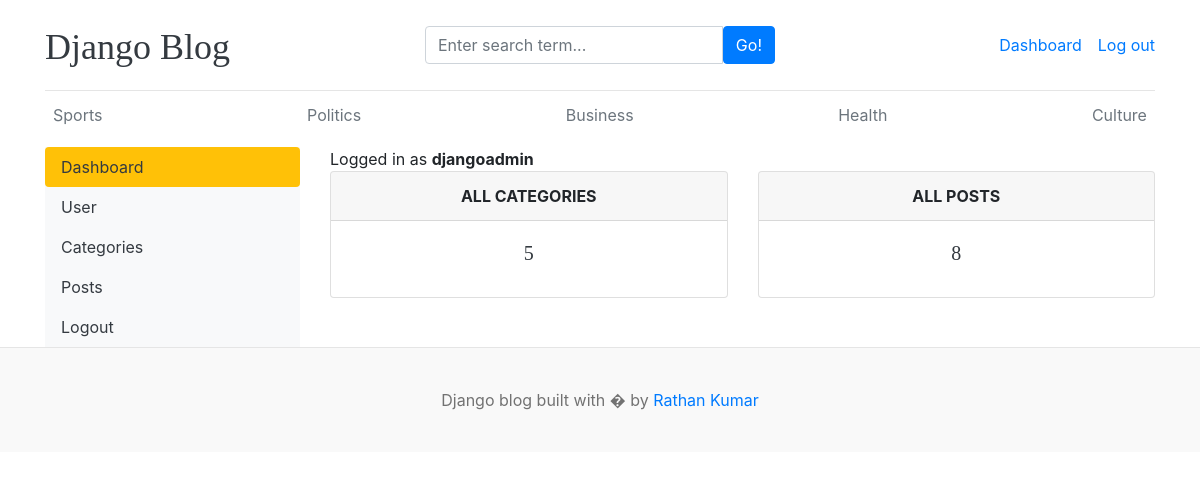
The page /dashboard/ (signed in) on the database its author committed.
### blogs/models.py (models this page shows, shortened)
class Category(models.Model):
    category_name = models.CharField(max_length=50, unique=True)
    created_at = models.DateTimeField(auto_now_add=True)
    updated_at = models.DateTimeField(auto_now=True)
    class Meta:
        verbose_name_plural = 'Categories'

### dashboards/views.py (the view)
# urls.py: path('dashboard/', include('dashboards.urls')),
@login_required(login_url='login')
def dashboard(request):
    category_count = Category.objects.all().count()
    blogs_count = Blog.objects.all().count()
    context = {
        'category_count': category_count,
        'blogs_count': blogs_count,
    }
    return render(request,'dashboard/dashboard.html',context)

### blogs/context_processors.py (called while the page is built)
def get_categories(request):
    categories = Category.objects.all()
    return dict(categories = categories)

def get_follow_us(request):
    follow_us = FollowUs.objects.all()
    return dict(follow_us = follow_us)

### templates/dashboard/dashboard.html
{% extends 'base.html' %}}
{% block content %}
    <div class="row">
        {% include 'dashboard/sidebar.html' %}
        <div class="col-md-9">
            <span>Logged in as <b>{{user}}</b></span>
            <div class="row">
                <div class="col">
                    <div class="card border-default mb-3">
                        <div class="card-header text-center text-uppercase font-weight-bold">All Categories</div>
                        <div class="card-body text-dark">
                            <h5 class="card-title text-center">{{ category_count }}</h5>
                        </div>
                    </div>
                </div>
                <div class="col">
                    <div class="card border-default mb-3">
                        <div class="card-header text-center text-uppercase font-weight-bold">All Posts</div>
                        <div class="card-body text-dark">
                            <h5 class="card-title text-center">{{ blogs_count }}</h5>
                        </div>
                    </div>
                </div>
            </div>
        </div>
    </div>
{% endblock %}

### templates/base.html (shortened to what this page needs)
<!DOCTYPE html>
{% load static %}
<html lang="en">
<head>
    <link href="https://getbootstrap.com/docs/4.0/dist/css/bootstrap.min.css" rel="stylesheet">
    <link href="{% static 'css/blog.css' %}" rel="stylesheet">
    <link rel="stylesheet" href="https://cdnjs.cloudflare.com/ajax/libs/font-awesome/4.7.0/css/font-awesome.min.css">
  </head>
<body>
    <div class="container">
      <header class="blog-header py-3">
        <div class="row flex-nowrap justify-content-between align-items-center">
          <div class="col-4 pt-1">
            <a class="blog-header-logo text-dark" href="/">Django Blog</a>
          </div>
            <div class="col-4">
                <form action="{% url 'search' %}" method="GET">
                    <div class="input-group">
                        <input class="form-control" type="text" name="keyword" value="{{ keyword }}" placeholder="Enter search term..." aria-label="Enter search term..." aria-describedby="button-search" />
                        <button type="submit" class="btn btn-primary" id="button-search" >Go!</button>
                    </div>
                </form>
            </div>
          <div class="col-4 d-flex justify-content-end align-items-center">
              {% if not user.is_authenticated %}
            <a class="btn btn-sm btn-warning" href="{% url 'login' %}">Login</a> &nbsp;
            <a class="btn btn-sm btn-outline-secondary" href="{% url 'register' %}">Register</a>
              {% else %}
              <span><a href="{% url 'dashboard' %}">Dashboard</a></span>
              <span><a href="{% url 'logout' %}">Log out</a> </span>
              {% endif %}
          </div>
        </div>
      </header>
      <div class="nav-scroller py-1 mb-2">
        <nav class="nav d-flex justify-content-between">
            {% for cat in categories %}
                <a class="p-2 text-muted" href="{% url 'posts_by_category' cat.id %}">{{ cat.category_name }}</a>
            {% endfor %}
        </nav>
      </div>
        {% block content %}
        {% endblock %}
    </div>
    <footer class="blog-footer">
      <p>Django blog built with � by <a href="#">Rathan Kumar</a></p>
    </footer>
</body>
</html>

### blog_main/static/css/blog.css (style rules this page uses)
.blog-header { border-bottom: 1px solid #e5e5e5; }
.blog-header-logo { font-family: "Playfair Display", Georgia, "Times New Roman", serif; font-size: 2.25rem; }
h1, h2, h3, h4, h5, h6 { font-family: "Playfair Display", Georgia, "Times New Roman", serif; }
.blog-footer { padding: 2.5rem 0; color: #727272; text-align: center; background-color: #f9f9f9; border-top: .05rem solid #e5e5e5; }
.blog-footer p:last-child { margin-bottom: 0; }

### rows shown on the page
Category: category_name "Sports"
Category: category_name "Politics"
Category: category_name "Business"
Category: category_name "Health"
Category: category_name "Culture"

### other values the page prints
{{ user }} "djangoadmin"
{{ category_count }} "5"
{{ blogs_count }} "8"
